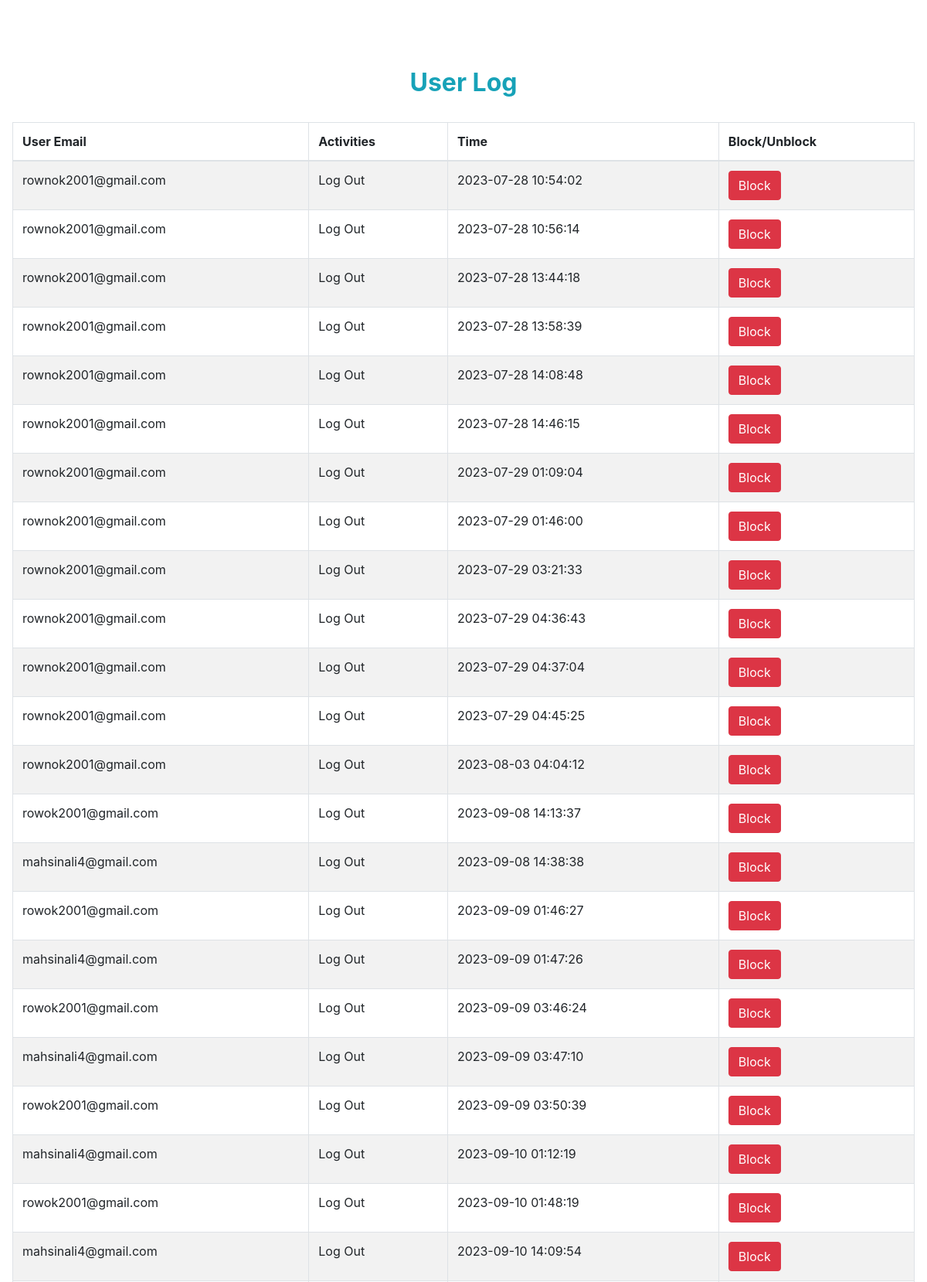
The app's page /userlog.php (signed in, upper part) with its own data.
### tables this page shows
CREATE TABLE `log` (
  `id` int(10) NOT NULL,
  `email` varchar(50) NOT NULL,
  `activity` varchar(50) NOT NULL,
  `time` timestamp NOT NULL DEFAULT CURRENT_TIMESTAMP ON UPDATE CURRENT_TIMESTAMP
);

### userlog.php (the view, shortened to what this page needs)
<!DOCTYPE html>
<html lang="en">
<head>
    <link rel="stylesheet" href="https://cdnjs.cloudflare.com/ajax/libs/twitter-bootstrap/4.5.2/css/bootstrap.css">
    <link rel="stylesheet" href="https://cdn.datatables.net/1.10.23/css/dataTables.bootstrap4.min.css">
</head>
<body>
    <div class="p-3 mb-5 bg-gradient-to-r from-indigo-50 via-purple-50 to-pink-50 z-40 rounded">
        <h2 class="text-center p-4 text-capitalize text-info top mt-5"><strong>User log</strong></h2>
        <table id="example" class="table table-striped table-bordered" style="width:100%">
            <thead>
                <tr>
                    <th>User Email</th>
                    <th>Activities</th>
                    <th>Time</th>
                    <th>Block/Unblock</th>
                </tr>
            </thead>
            <tbody>
                <?php
                include 'dbconnect.php';
                $sql = "SELECT *  FROM log";
                $result = mysqli_query($con, $sql);
                $num1 = mysqli_num_rows($result);
                if ($num1 > 0) {
                    while ($row = $result->fetch_assoc()) {
                        $u_email = $row["email"];
                ?>
                        <tr>
                            <td> <?php echo $row["email"] ?></td>
                            <td> <?php echo $row["activity"] ?></td>
                            <td> <?php echo $row["time"] ?></td>
                            <?php
                            $sql2 = "SELECT * FROM user where email='$u_email';";
                            $result2 = mysqli_query($con, $sql2);
                            while ($row2 = $result2->fetch_assoc()) {
                                $block = $row2["block"];
                            }
                            ?>
                            <?php if ($block == "no") { ?>
                                <td> <a class="btn btn-danger" href="block.php?id=<?php echo urlencode($row['email']) ?>">Block</a> </td>
                            <?php } ?>
                        </tr>
                <?php
                    }
                }
                ?>
            </tbody>
        </table>
    </div>
</body>
</html>

### records on screen
log: email "rownok2001@gmail.com", activity "Log Out", time "2023-07-28 10:54:02"
log: email "rownok2001@gmail.com", activity "Log Out", time "2023-07-28 10:56:14"
log: email "rownok2001@gmail.com", activity "Log Out", time "2023-07-28 13:44:18"
log: email "rownok2001@gmail.com", activity "Log Out", time "2023-07-28 13:58:39"
log: email "rownok2001@gmail.com", activity "Log Out", time "2023-07-28 14:08:48"
log: email "rownok2001@gmail.com", activity "Log Out", time "2023-07-28 14:46:15"
log: email "rownok2001@gmail.com", activity "Log Out", time "2023-07-29 01:09:04"
log: email "rownok2001@gmail.com", activity "Log Out", time "2023-07-29 01:46:00"
log: email "rownok2001@gmail.com", activity "Log Out", time "2023-07-29 03:21:33"
log: email "rownok2001@gmail.com", activity "Log Out", time "2023-07-29 04:36:43"
log: email "rownok2001@gmail.com", activity "Log Out", time "2023-07-29 04:37:04"
log: email "rownok2001@gmail.com", activity "Log Out", time "2023-07-29 04:45:25"
log: email "rownok2001@gmail.com", activity "Log Out", time "2023-08-03 04:04:12"
log: email "rowok2001@gmail.com", activity "Log Out", time "2023-09-08 14:13:37"
log: email "mahsinali4@gmail.com", activity "Log Out", time "2023-09-08 14:38:38"
log: email "rowok2001@gmail.com", activity "Log Out", time "2023-09-09 01:46:27"
log: email "mahsinali4@gmail.com", activity "Log Out", time "2023-09-09 01:47:26"
log: email "rowok2001@gmail.com", activity "Log Out", time "2023-09-09 03:46:24"
log: email "mahsinali4@gmail.com", activity "Log Out", time "2023-09-09 03:47:10"
log: email "rowok2001@gmail.com", activity "Log Out", time "2023-09-09 03:50:39"
log: email "mahsinali4@gmail.com", activity "Log Out", time "2023-09-10 01:12:19"
log: email "rowok2001@gmail.com", activity "Log Out", time "2023-09-10 01:48:19"
log: email "mahsinali4@gmail.com", activity "Log Out", time "2023-09-10 14:09:54"
